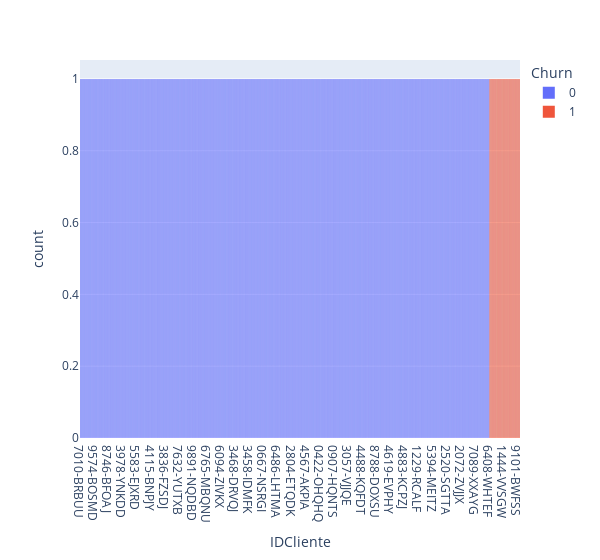
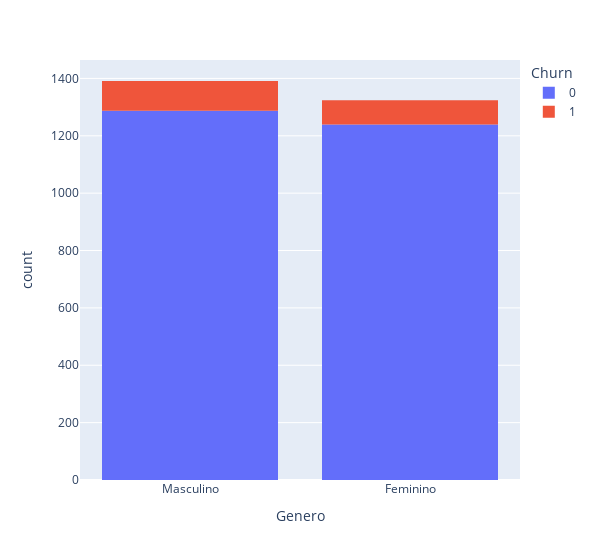
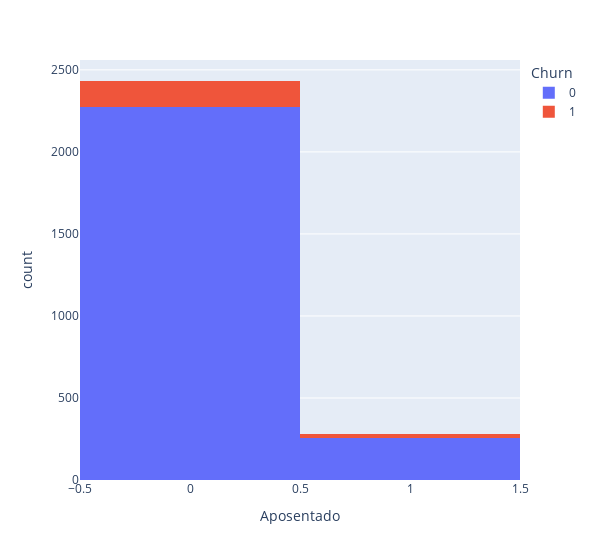
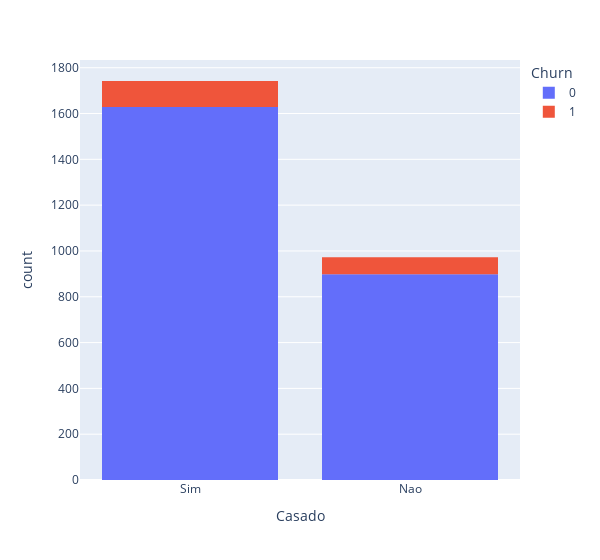

Notebook cell for these charts, in order:
### Markdown cell above
### Plota histogramas para cada feature por cancelamento

### Code cell
for column in df.columns:
    fig = px.histogram(df, x=column, color='Churn', width=600)
    fig.show()

### Figure 1 — Plotly figure (JSON) as saved in the notebook; plotly's stock layout.template omitted (floating-point values rounded to 4 significant figures; data arrays with more than 128 entries replaced by an {"elided": "..."} marker saying what was removed)
{"data": [{"bingroup": "x", "hovertemplate": "Churn=0<br>IDCliente=%{x}<br>count=%{y}<extra></extra>", "legendgroup": "0", "marker": {"color": "#636efa", "pattern": {"shape": ""}}, "name": "0", "orientation": "v", "showlegend": true, "type": "histogram", "x": {"elided": "2526 str values"}, "xaxis": "x", "yaxis": "y"}, {"bingroup": "x", "hovertemplate": "Churn=1<br>IDCliente=%{x}<br>count=%{y}<extra></extra>", "legendgroup": "1", "marker": {"color": "#EF553B", "pattern": {"shape": ""}}, "name": "1", "orientation": "v", "showlegend": true, "type": "histogram", "x": {"elided": "189 str values"}, "xaxis": "x", "yaxis": "y"}], "layout": {"barmode": "relative", "legend": {"title": {"text": "Churn"}, "tracegroupgap": 0}, "margin": {"t": 60}, "width": 600, "xaxis": {"anchor": "y", "domain": [0, 1], "title": {"text": "IDCliente"}}, "yaxis": {"anchor": "x", "domain": [0, 1], "title": {"text": "count"}}}}

### Figure 2 — Plotly figure (JSON) as saved in the notebook; plotly's stock layout.template omitted (floating-point values rounded to 4 significant figures; data arrays with more than 128 entries replaced by an {"elided": "..."} marker saying what was removed)
{"data": [{"bingroup": "x", "hovertemplate": "Churn=0<br>Genero=%{x}<br>count=%{y}<extra></extra>", "legendgroup": "0", "marker": {"color": "#636efa", "pattern": {"shape": ""}}, "name": "0", "orientation": "v", "showlegend": true, "type": "histogram", "x": {"elided": "2526 str values"}, "xaxis": "x", "yaxis": "y"}, {"bingroup": "x", "hovertemplate": "Churn=1<br>Genero=%{x}<br>count=%{y}<extra></extra>", "legendgroup": "1", "marker": {"color": "#EF553B", "pattern": {"shape": ""}}, "name": "1", "orientation": "v", "showlegend": true, "type": "histogram", "x": {"elided": "189 str values"}, "xaxis": "x", "yaxis": "y"}], "layout": {"barmode": "relative", "legend": {"title": {"text": "Churn"}, "tracegroupgap": 0}, "margin": {"t": 60}, "width": 600, "xaxis": {"anchor": "y", "domain": [0, 1], "title": {"text": "Genero"}}, "yaxis": {"anchor": "x", "domain": [0, 1], "title": {"text": "count"}}}}

### Figure 3 — Plotly figure (JSON) as saved in the notebook; plotly's stock layout.template omitted (floating-point values rounded to 4 significant figures; data arrays with more than 128 entries replaced by an {"elided": "..."} marker saying what was removed)
{"data": [{"bingroup": "x", "hovertemplate": "Churn=0<br>Aposentado=%{x}<br>count=%{y}<extra></extra>", "legendgroup": "0", "marker": {"color": "#636efa", "pattern": {"shape": ""}}, "name": "0", "orientation": "v", "showlegend": true, "type": "histogram", "x": {"elided": "2526 int values"}, "xaxis": "x", "yaxis": "y"}, {"bingroup": "x", "hovertemplate": "Churn=1<br>Aposentado=%{x}<br>count=%{y}<extra></extra>", "legendgroup": "1", "marker": {"color": "#EF553B", "pattern": {"shape": ""}}, "name": "1", "orientation": "v", "showlegend": true, "type": "histogram", "x": {"elided": "189 int values"}, "xaxis": "x", "yaxis": "y"}], "layout": {"barmode": "relative", "legend": {"title": {"text": "Churn"}, "tracegroupgap": 0}, "margin": {"t": 60}, "width": 600, "xaxis": {"anchor": "y", "domain": [0, 1], "title": {"text": "Aposentado"}}, "yaxis": {"anchor": "x", "domain": [0, 1], "title": {"text": "count"}}}}

### Figure 4 — Plotly figure (JSON) as saved in the notebook; plotly's stock layout.template omitted (floating-point values rounded to 4 significant figures; data arrays with more than 128 entries replaced by an {"elided": "..."} marker saying what was removed)
{"data": [{"bingroup": "x", "hovertemplate": "Churn=0<br>Casado=%{x}<br>count=%{y}<extra></extra>", "legendgroup": "0", "marker": {"color": "#636efa", "pattern": {"shape": ""}}, "name": "0", "orientation": "v", "showlegend": true, "type": "histogram", "x": {"elided": "2526 str values"}, "xaxis": "x", "yaxis": "y"}, {"bingroup": "x", "hovertemplate": "Churn=1<br>Casado=%{x}<br>count=%{y}<extra></extra>", "legendgroup": "1", "marker": {"color": "#EF553B", "pattern": {"shape": ""}}, "name": "1", "orientation": "v", "showlegend": true, "type": "histogram", "x": {"elided": "189 str values"}, "xaxis": "x", "yaxis": "y"}], "layout": {"barmode": "relative", "legend": {"title": {"text": "Churn"}, "tracegroupgap": 0}, "margin": {"t": 60}, "width": 600, "xaxis": {"anchor": "y", "domain": [0, 1], "title": {"text": "Casado"}}, "yaxis": {"anchor": "x", "domain": [0, 1], "title": {"text": "count"}}}}
